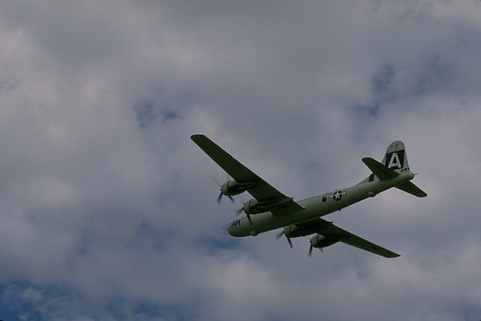
#> input picture python/origin.jpg, 481 x 321 px
$ python kmeans_sklearn.py   (Python 2 division)   (older library calls are emulated)
#> lines starting #> are read from the running program, lines starting #| are printed output that depends on the picture
from __future__ import division
import cv2
import matplotlib.image as mpimg
import matplotlib.pyplot as plt
import numpy as np
from PIL import Image
from scipy.misc import comb
from skimage import io, color
from sklearn.cluster import KMeans
from skimage.measure._structural_similarity import compare_ssim as ssim
from sklearn.metrics import silhouette_samples, silhouette_score


# Compute confusion matrix
# [73 lines left out: functions confusion_matrix, rand_index_score, get_tp_fp_tn_fn, mse, mae, snr and 1 more, not called in this run]


def myComb(a, b):
    return comb(a, b, exact=True)


vComb = np.vectorize(myComb)


# [34 lines left out: function findOptimalK, not called in this run]


if __name__ == "__main__":
    # http://nlp.stanford.edu/IR-book/html/htmledition/evaluation-of-clustering-1.html

    # inImg = mpimg.imread('3096.jpg')
    inImg = Image.open('origin.jpg').convert('L')
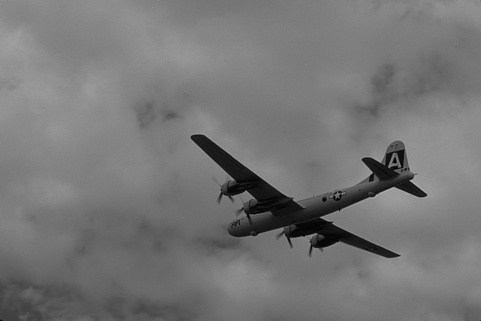
#> inImg: PIL image 481x321 L; min 1, max 177, mean 118.3
    inImg = np.asarray(inImg)
    truth = Image.open('truth.png').convert('L')
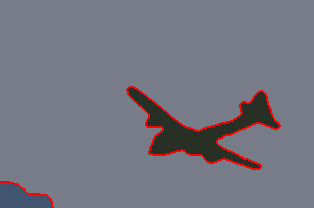
#> input picture python/truth.png, 314 x 208 px
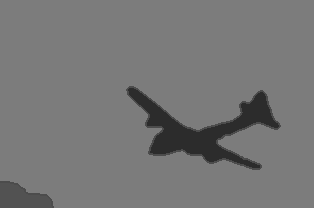
#> truth: PIL image 314x208 L; min 44, max 124, mean 118.1
    truth = np.asarray(truth)
    truth = cv2.resize(truth, (inImg.shape[1], inImg.shape[0]))
#> truth: shape (321, 481)
    plt.imshow(truth)
    # plt.imsave('truth_color', truth)
    # cv2.imwrite('truth.jpg', truth)

    X = inImg.reshape(inImg.shape[0] * inImg.shape[1], 1)
    # X = inImg.reshape(inImg.shape[0] * inImg.shape[1], 3)

    K = 3
    # findOptimalK(K)
    kmeans = KMeans(n_clusters=K).fit(X)
    label_pred = kmeans.predict(X)

    tmpImg = np.zeros_like(X)
    # replace each pixel by its center
    for k in range(K):
        tmpImg[label_pred == k] = kmeans.cluster_centers_[k]

    # reshape and display output image
    # outImg = tmpImg.reshape(inImg.shape[0], inImg.shape[1], 3)
    outImg = tmpImg.reshape(inImg.shape[0], inImg.shape[1])
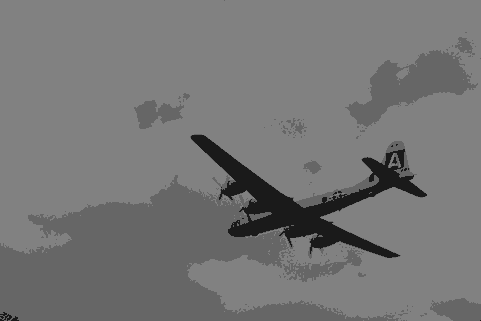
#> outImg: shape (321, 481); min 26, max 129, mean 117.6
    outImg = Image.fromarray(outImg).convert('L')

    outImg = np.asarray(outImg)

    Y = truth.reshape(inImg.shape[0] * inImg.shape[1], 1)
    kmeans1 = KMeans(n_clusters=K).fit(Y)
    label_truth = kmeans1.predict(Y)

#> (the run stopped early here; a loop or call above may not have finished)
